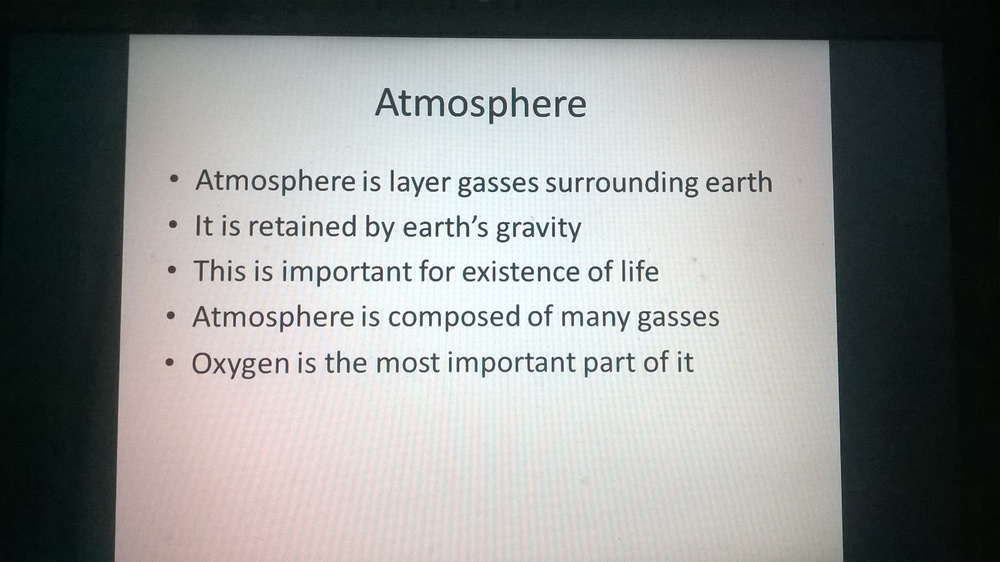
//> input picture sample_images/slide1.jpg, 1000 x 562 px, shrunk from 2592 x 1456 before the run
$ ./processImage_0 sample_images/slide1.jpg   (built with g++ and OpenCV 4)
//> lines starting //> are read from the running program, lines starting //| are printed output that depends on the picture
#include "opencv2/highgui/highgui.hpp"
#include "opencv2/imgproc/imgproc.hpp"
#include <iostream>
#include <stdio.h>
#include <string>

using namespace cv;
using namespace std;

int findType(string arg) {

	Mat src, src_gray;

	src = imread( arg, 1 );

  	if( !src.data )
		return -1;

  	/// Convert it to gray
  	cvtColor( src, src_gray, CV_BGR2GRAY );

	  /// Reduce the noise so we avoid false circle detection
  	GaussianBlur( src_gray, src_gray, Size(9, 9), 2, 2 );

  	vector<Vec3f> circles;

  	/// Apply the Hough Transform to find the circles
  	HoughCircles( src_gray, circles, CV_HOUGH_GRADIENT, 1, src_gray.rows/8, 200, 100, 0, 0 );

  	return circles.size();
}

void processTextSlide(string arg) {
	cout << "Processing text slide" << endl;

	Mat src, src_gray;

  	/// Read the image
  	src = imread( arg, 1 );

  	if( !src.data )
  		{ return; }

  	/// Convert it to gray
	cvtColor( src, src_gray, CV_BGR2GRAY );

  	/// Reduce the noise so we avoid false circle detection
  	GaussianBlur( src_gray, src_gray, Size(9, 9), 2, 2 );
  	imshow("gaus image",src_gray);
  	waitKey(0);

  	double htPar = 0.22;
  	double wdPar = 1;

  	Mat title;
  	Rect rect;
  	rect.x = 0;
  	rect.y = 0;
  	rect.width = src_gray.cols;
  	rect.height = htPar*src_gray.rows;
  	title = src_gray(rect).clone();

  	imshow( "Slide Title", title );
  	waitKey(0);

  	Mat content;
  	rect.x = 0;
  	rect.y = htPar*src_gray.rows+1;
  	rect.width = src_gray.cols;
  	rect.height = src_gray.rows-rect.y;
  	content = src_gray(rect).clone();

  	imshow( "Slide Content", content );
  	waitKey(0);

  	// [4 lines of commented-out code are left out]

	return;
}

// [53 lines left out: function processPieChart, not called in this run]

void runner(string arg) {
	int type = findType(arg);
//> in findType, src is the input picture: 562 rows x 1000 cols, CV_8UC3; mean B, G, R 143.5, 144.8, 142.4
//> in findType, `GaussianBlur( src_gray, src_gray, Size(9, 9), 2, 2 );`:
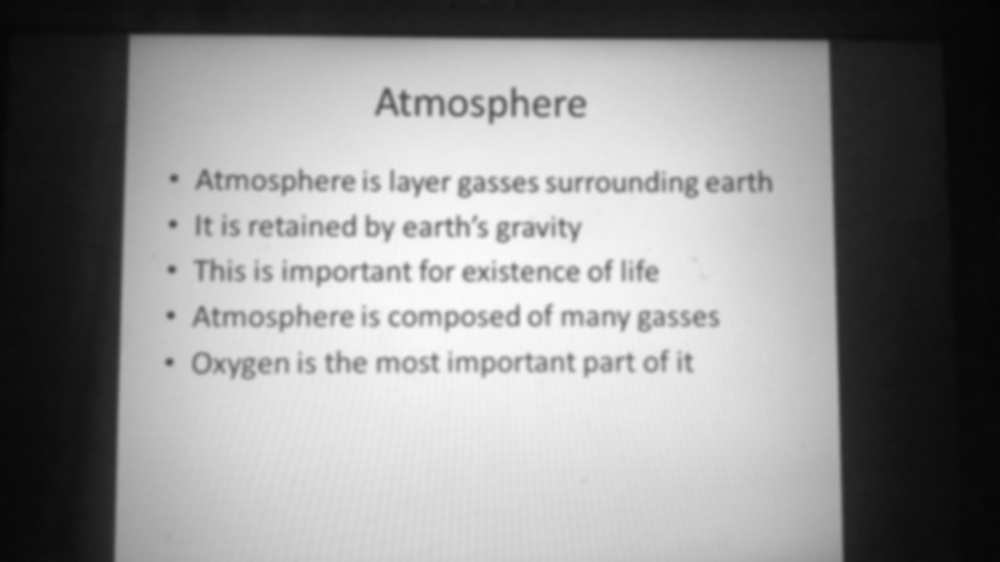
//> src_gray: 562 rows x 1000 cols, CV_8UC1; min 4, max 249, mean 143.9
//> in findType, `HoughCircles( src_gray, circles, CV_HOUGH_GRADIENT, 1, src_gray.rows/8..`: circles = empty
//> type = 0
	if(type == 0) {
		cout << "Bulleted Text Slide" << endl;
		processTextSlide(arg);
//> in processTextSlide, `title = src_gray(rect).clone();`:
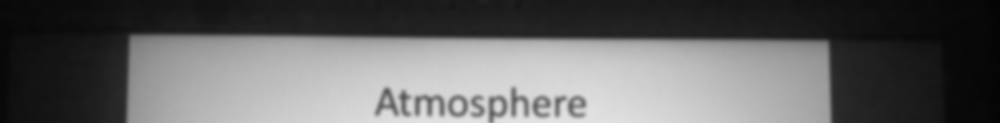
//> title: 123 rows x 1000 cols, CV_8UC1; min 4, max 228, mean 100.9
//> in processTextSlide, `content = src_gray(rect).clone();`:
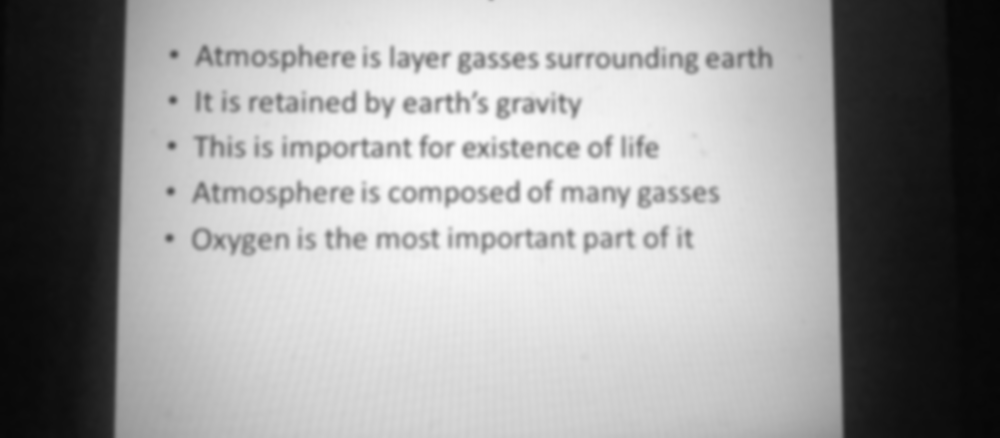
//> content: 438 rows x 1000 cols, CV_8UC1; min 6, max 249, mean 156
	}
	else if(type > 0) {
		cout << "Pie Chart slide" << endl;
		processPieChart(arg);
	}
	else {
		cout << "unidentified slide" << endl;
	}

	return;
}

int main(int argc, char** argv)
{
	string arg = argv[1];
	runner(arg);
	return 0;
}

$ run again, on sample_images/slide4.jpg
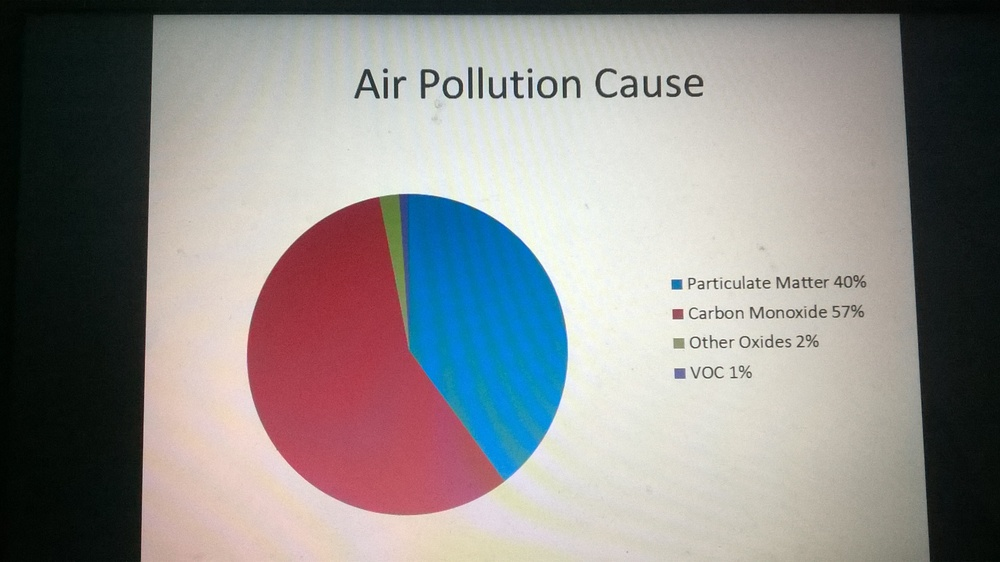
//> input picture sample_images/slide4.jpg, 1000 x 562 px, shrunk from 2592 x 1456 before the run
//> in findType, src is the input picture: 562 rows x 1000 cols, CV_8UC3; mean B, G, R 137.9, 138.4, 140.9
//> in findType, `cvtColor( src, src_gray, CV_BGR2GRAY );`:
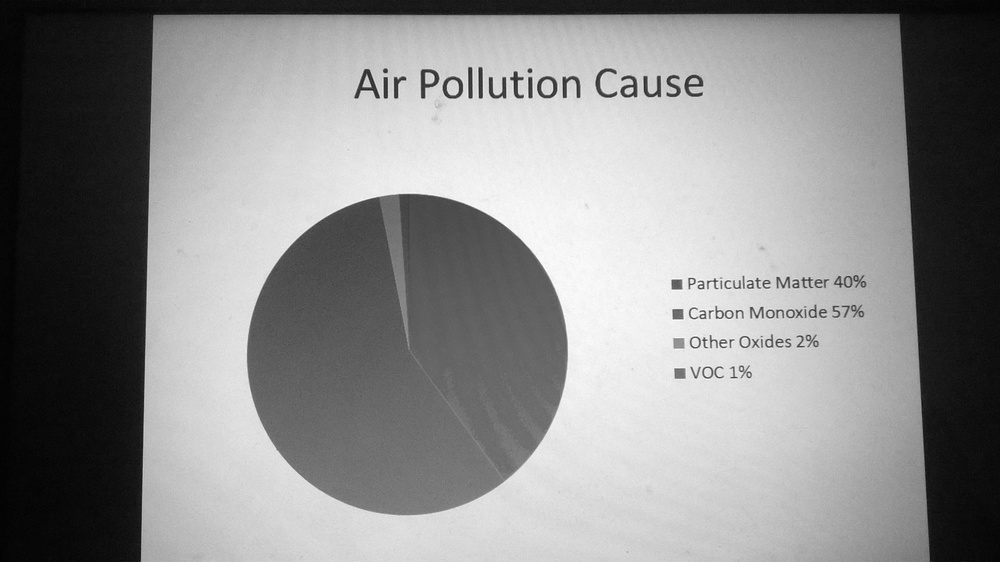
//> src_gray: 562 rows x 1000 cols, CV_8UC1; min 2, max 255, mean 139.1
//> circles = 1 circle (x, y, radius): [406.5, 353.5, 160.6]
//> type = 1
//> in processPieChart, `content = src_gray(rect).clone();`:
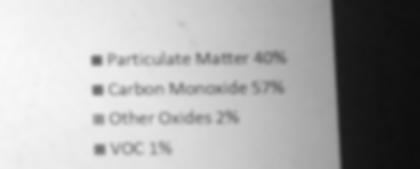
//> content: 169 rows x 420 cols, CV_8UC1; min 14, max 248, mean 169.4
